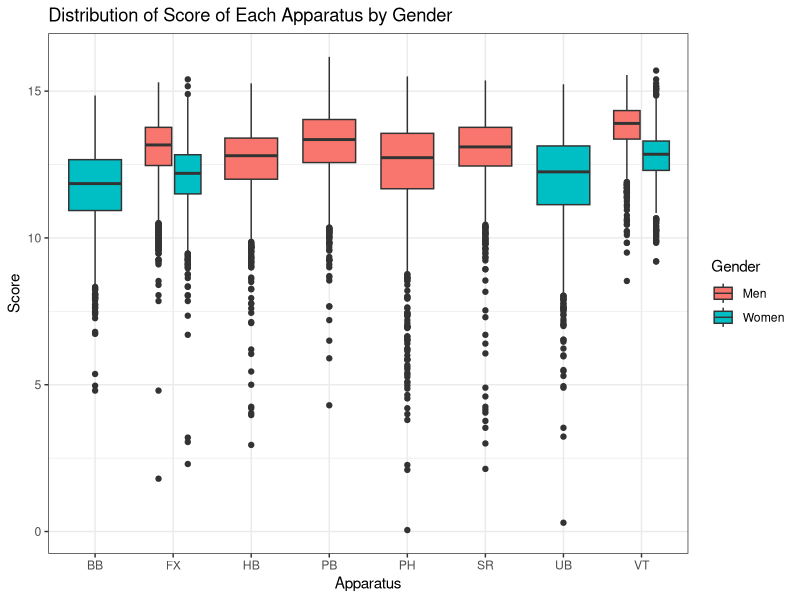
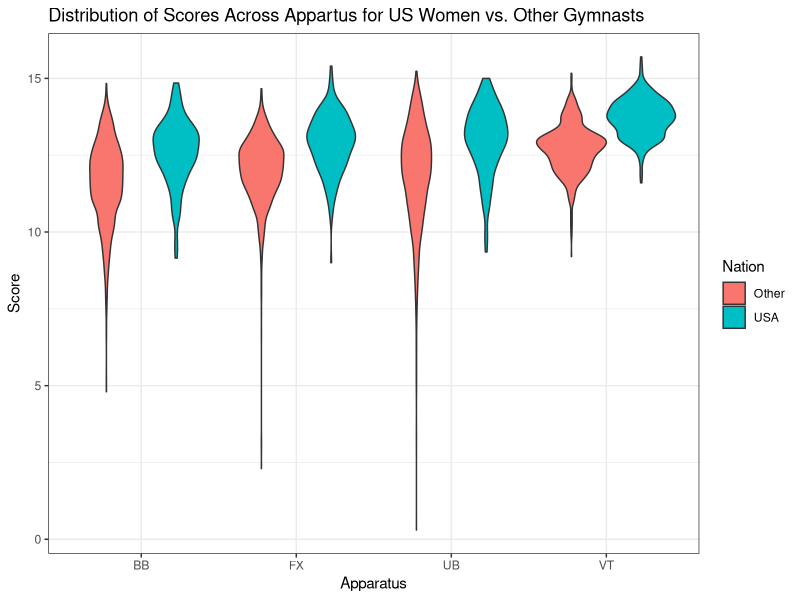
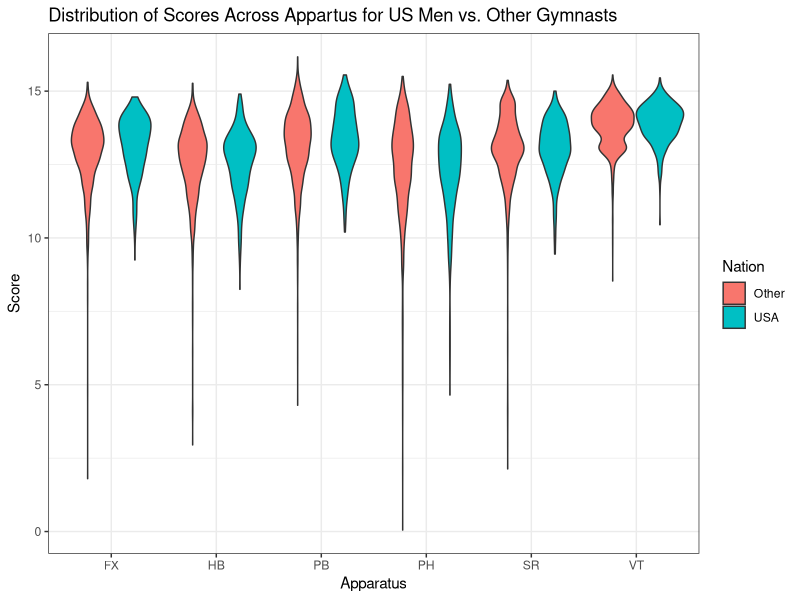

Generate these figures, in order, with R:
## ---- chunk 1
knitr::opts_chunk$set(echo = TRUE)
library(ggplot2)
library(dplyr)
## ---- chunk 2
gym_data = read.csv("data_2022_2023.csv")
head(gym_data)
## ---- chunk 3
#Cleaning hb issue
gym_data$Apparatus[gym_data$Apparatus == "hb"] <- "HB"
## ---- chunk 4
#Gymnasts vault two times, which is in the data as VT1 and VT2 (or if just once VT)
#Renaming these to all just be VT, because they're all data on vaults
gym_data$Apparatus[gym_data$Apparatus == "VT1"] <- "VT"
gym_data$Apparatus[gym_data$Apparatus == "VT2"] <- "VT"

#Making a US Binary variable
gym_data <- gym_data %>%
  mutate(Nation = case_when(Country == "USA" ~ "USA",
                              Country != "USA" ~ "Other"))
## ---- chunk 5
#Looking at distribution of score across different events
p <- ggplot(data = gym_data, mapping = aes(x = Apparatus, y = Score, fill = Gender)) + 
  geom_boxplot() + theme_bw() + labs(title = "Distribution of Score of Each Apparatus by Gender") 

p + scale_fill_discrete(name = "Gender", labels = c("Men", "Women"))

#Initial issue is that some rows have a lower score hb that is making it seem like there are two categories of high bar
## ---- chunk 6
women_gym_data <- gym_data %>%
  filter(Gender == "w")

men_gym_data <- gym_data %>%
  filter(Gender == "m")
## ---- chunk 7
library(dplyr)
ggplot(data = women_gym_data, mapping = aes(x = Apparatus, y = Score, fill = Nation)) + 
  geom_violin() + theme_bw() + labs(title = "Distribution of Scores Across Appartus for US Women vs. Other Gymnasts") 

ggplot(data = men_gym_data, mapping = aes(x = Apparatus, y = Score, fill = Nation)) + 
  geom_violin() + theme_bw() + labs(title = "Distribution of Scores Across Appartus for US Men vs. Other Gymnasts") 
